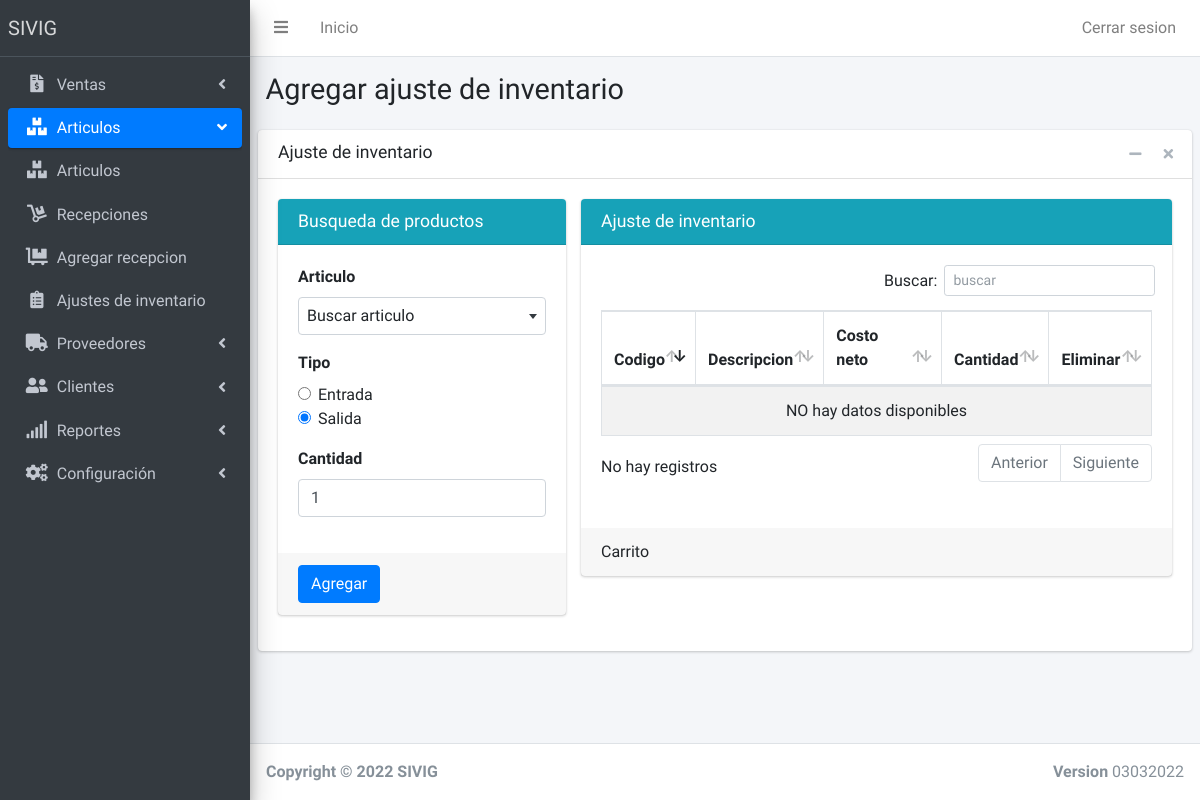
/AgregarAjuste.php (signed in), run on the app's committed database.
### tables this page shows
CREATE TABLE IF NOT EXISTS `grupospaginas` (
  `idgrupo` int(11) NOT NULL AUTO_INCREMENT,
  `nombregrupo` varchar(120) NOT NULL,
  `imagengrupo` varchar(120) NOT NULL,
  `posicion` int(11) NOT NULL,
  PRIMARY KEY (`idgrupo`)
);

CREATE TABLE IF NOT EXISTS `permisos` (
  `IdPermiso` int(11) NOT NULL AUTO_INCREMENT,
  `IdUsuario` int(11) NOT NULL,
  `Idpagina` int(11) NOT NULL,
  `Permiso` int(11) NOT NULL,
  PRIMARY KEY (`IdPermiso`)
);

CREATE TABLE IF NOT EXISTS `paginas` (
  `IdPagina` int(11) NOT NULL AUTO_INCREMENT,
  `NombrePagina` varchar(120) NOT NULL,
  `Enlacepagina` varchar(120) NOT NULL,
  `Imagen` varchar(60) NOT NULL,
  `grupopagina` int(11) NOT NULL,
  PRIMARY KEY (`IdPagina`)
);

### Model/dbConection.php (called while the page is built)
<?php
class DB
{
	private $host;
	private $db;
	private $user;
	private $password;
	private $amb = 'DEV';
	public function __construct()
	{
		if ($this->amb == 'DEV') {
			$this->host = 'localhost';
			$this->db = 'sivig';
			$this->user = 'root';
			$this->password = '';
		} else {
			$this->host = 'localhost';
			$this->db = 'orhanoik_SIVIG';
			$this->user = 'orhanoik_sivig';
			$this->password = 'sivig2021-';
		}
	}
	public function connect()
	{
		try {
			$connection = "mysql:host=" . $this->host . ";dbname=" . $this->db;
			$options = [
				PDO::ATTR_ERRMODE => PDO::ERRMODE_EXCEPTION,
				PDO::ATTR_EMULATE_PREPARES => false,
				PDO::MYSQL_ATTR_INIT_COMMAND => "SET NAMES utf8",
			];
			$pdo = new PDO($connection, $this->user, $this->password, $options);
			return $pdo;
		} catch (PDOException $e) {
			print_r('Error conenection: ' . $e->getMessage());
		}
	}
}

### Controller/MenuController.php (called while the page is built, shortened)
<?php
include 'Model/dbConection.php';
class Menu extends DB{
        public function Getpaginas($idusuario, $idgrupo){
        $query = $this->connect()->prepare('SELECT * FROM paginas INNER JOIN permisos on permisos.Idpagina = paginas.IdPagina WHERE permisos.IdUsuario = :idusuario AND permisos.Permiso = 1 AND paginas.grupopagina = :idgrupo');
        $query->execute(['idusuario' => $idusuario, 'idgrupo' => $idgrupo]);
        $menusa = array();
        foreach ($query as $Menua) {
            $m = new Menus();
            $m->NombrePagina = $Menua[1];
            $m->EnlacePagina = $Menua[2];
            $m->IdPagina = $Menua[0];
            $m->ImagenPagina = $Menua['Imagen'];
            $m->GrupoPagina = $Menua[4];
            array_push($menusa, $m);
        }
        return $menusa;
       }
        public function GetGrupoPagina($idpagina){
            $query = $this->connect()->prepare('SELECT grupopagina FROM paginas WHERE Idpagina = :idpagina');
            $query->execute(['idpagina' => $idpagina]);
            foreach ($query as $a) {
                $idgrupo = $a[0];
            }
        return $idgrupo;
    }
        public function GetGrupos(){
            $query = $this->connect()->prepare('SELECT * FROM grupospaginas ORDER BY posicion ASC');
            $query->execute();
            $grupos = array();
            foreach ($query as $g) {
                array_push($grupos, $g);
            }
            return $grupos;
           }
}
?>

### AgregarAjuste.php (the view, shortened to what this page needs)
<?php
$idpagina = 9;
include 'Includes/partials/header.php';
include 'Includes/partials/menu.php';
?>
<div class="content-wrapper">
    <section class="content-header">
        <div class="container-fluid">
            <div class="row mb-2">
                <div class="col-sm-6">
                    <h1>Agregar ajuste de inventario</h1>
                </div>
            </div>
        </div>
    </section>
    <section class="content">
        <div class="card">
            <div class="card-header">
                <h3 class="card-title">Ajuste de inventario</h3>
                <div class="card-tools">
                    <button type="button" class="btn btn-tool" data-card-widget="collapse" data-toggle="tooltip"
                        title="Collapse">
                        <i class="fas fa-minus"></i></button>
                    <button type="button" class="btn btn-tool" data-card-widget="remove" data-toggle="tooltip"
                        title="Remove">
                        <i class="fas fa-times"></i></button>
                </div>
            </div>
            <div class="card-body">
                <div class="row">
                    <div class="col-md-4">
                        <div class="card card-info">
                            <div class="card-header">
                                <h3 class="card-title">Busqueda de productos</h3>
                            </div>
                            <form action="AgregarArticuloAjuste" method="POST">
                                <div class="card-body">
                                    <div class="form-group">
                                        <label>Articulo</label>
                                    </div>
                                    <div class="form-group">
                                        <label for="cantidad">Tipo</label>
                                        <div class="form-check">
                                            <input class="form-check-input" type="radio" name="tipo" value="IN">
                                            <label class="form-check-label">Entrada</label>
                                        </div>
                                        <div class="form-check">
                                            <input class="form-check-input" type="radio" name="tipo" value="OUT"
                                                checked="">
                                            <label class="form-check-label">Salida</label>
                                        </div>
                                    </div>
                                    <div class="form-group">
                                        <label for="cantidad">Cantidad</label>
                                        <input type="number" class="form-control" id="cantidad" name="cantidad" required
                                            value=1>
                                    </div>
                                </div>
                                <div class="card-footer">
                                    <button type="submit" class="btn btn-primary">Agregar</button>
                                </div>
                            </form>
                        </div>
                    </div>
                    <div class="col-md-8">
                        <div class="card card-info">
                            <div class="card-header">
                                <h3 class="card-title">Ajuste de inventario</h3>
                            </div>
                            <div class="card-body">
                                <table id="tabla2" class="table table-bordered table-striped">
                                    <thead>
                                        <tr>
                                            <th>Codigo</th>
                                            <th>Descripcion</th>
                                            <th style="width: 100px">Costo neto</th>
                                            <th style="width: 60px">Cantidad</th>
                                            <th style="width: 60px">Eliminar</th>
                                        </tr>
                                    </thead>
                                    <tbody>
                                    </tbody>
                                </table>
                            </div>
                            <div class="card-footer">
                                Carrito
                            </div>
                        </div>
                    </div>
    </section>
</div>
<?php
include 'Includes/partials/footer.php';
?>

### Includes/partials/menu.php (shortened to what this page needs)
<div class="wrapper">
    <nav class="main-header navbar navbar-expand navbar-white navbar-light">
      <ul class="navbar-nav">
        <li class="nav-item">
          <a class="nav-link" data-widget="pushmenu" href="#"><i class="fas fa-bars"></i></a>
        </li>
        <li class="nav-item d-none d-sm-inline-block">
          <a href="index" class="nav-link">Inicio</a>
        </li>
      </ul>
      <ul class="navbar-nav ml-auto">
        <li class="nav-item d-none d-sm-inline-block">
          <a href="Controller/LogoutController.php" class="nav-link">Cerrar sesion</a>
        </li>
      </ul>
    </nav>
    <aside class="main-sidebar sidebar-dark-primary elevation-4">
      <a href="./" class="brand-link">
        <span class="brand-text font-weight-light">SIVIG</span>
      </a>
      <div class="sidebar">
        <nav class="mt-2">
          <ul class="nav nav-pills nav-sidebar flex-column" data-widget="treeview" role="menu" data-accordion="false">
                 <li class="nav-item has-treeview">
                <?php
        require './Controller/MenuController.php';
        $menu = new Menu();
        $activo = "";
        $activog = "";
        $open = "";
        $grupos = $menu->GetGrupos();
        if ($idpagina == 0) {
          $idgrupoactivo = 0;
        }else{
          $idgrupoactivo = $menu->GetGrupoPagina($idpagina);
        }
        foreach ($grupos as $g) {
          if($idgrupoactivo === $g['idgrupo']){
            $activog = "active";
            $open = "menu-open";
          }else{
            $activog = "";
            $open = "";
          }
          echo '
          <li class="nav-item has-treeview '.$open.'">
          <a href="#" class="nav-link '.$activog.'">
            <i class="nav-icon '. $g['imagengrupo'] .'"></i>
            <p>
              '. $g['nombregrupo'].'
              <i class="right fas fa-angle-left"></i>
            </p>
          </a>
          <ul class="nav nav-treeview">';
          $datos = $menu->Getpaginas($_SESSION['id'], $g['idgrupo']);
          foreach ($datos as $n) {
            if($idpagina === $n->IdPagina){
              $activo = "active";
            }else{
              $activo = "";
            }
            echo '
            <li class="nav-item">
            <a href="'. $n->EnlacePagina.'" class="nav-link '. $activo.'">
              <i class="nav-icon '. $n->ImagenPagina.'"></i>
              <p>
              '. $n->NombrePagina.'
              </p>
            </a>
          </li>
          ';
      }
      echo '
          </ul>
         ';
      echo '
      </li>
     ';
        }
        ?>
                </ul>
        </nav>
      </div>
    </aside>

### data on the page
grupospaginas: nombregrupo "Ventas"
grupospaginas: nombregrupo "Articulos"
permisos: Idpagina.NombrePagina "Articulos"
permisos: Idpagina.NombrePagina "Recepciones"
permisos: Idpagina.NombrePagina "Agregar recepcion"
permisos: Idpagina.NombrePagina "Ajustes de inventario"
grupospaginas: nombregrupo "Proveedores"
grupospaginas: nombregrupo "Clientes"
grupospaginas: nombregrupo "Reportes"
grupospaginas: nombregrupo "Configuración"
